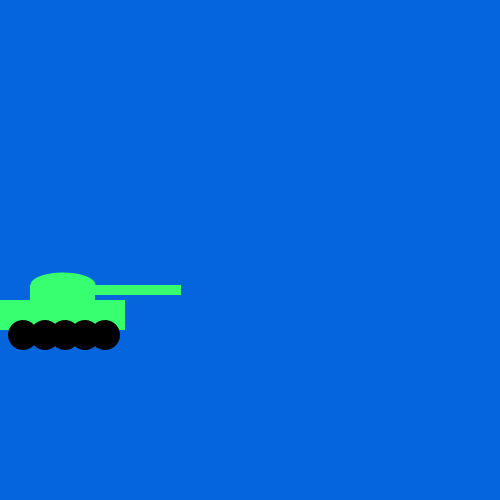
Frame 1 (no input)
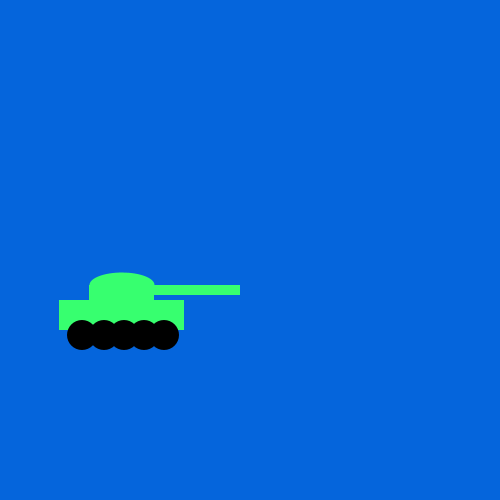
Frame 60 (the mouse pressed at the canvas centre just before this capture)
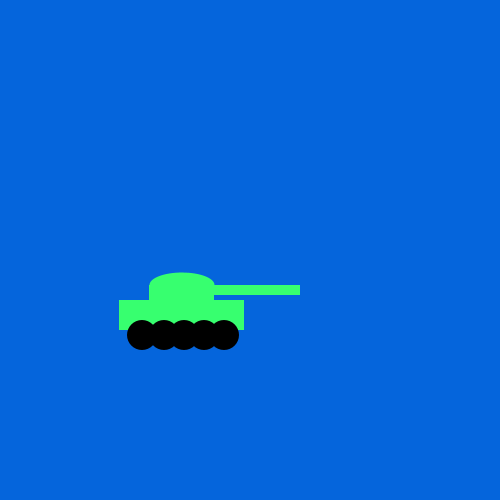
Frame 120 (the mouse held since frame 60 and released just before this capture)

The Processing sketch that drew these frames (run headless with seeded random() and noise(); from frame 60 on, the mouse is pressed at the canvas centre):

// Processing sketch: car
// ── car.pde
void setup() {
  size(500,500);
  
}

int x = 0;

void draw() { 
  background(5,101,220);
  fill(55,255,111);
  noStroke();
  ellipse(x+63,285,65,25);
  rect(x+95,285,86,10);
  rect(x+30,285,65,15);
   rect(x,300,125,30);
   fill(0,0,0);
  ellipse(x+23,335,30,30); 
   ellipse(x+45,335,30,30); 
  ellipse(x+65,335,30,30); 
  ellipse(x+85,335,30,30); 
  ellipse(x+105,335,30,30); 
  x = x+1;
}
